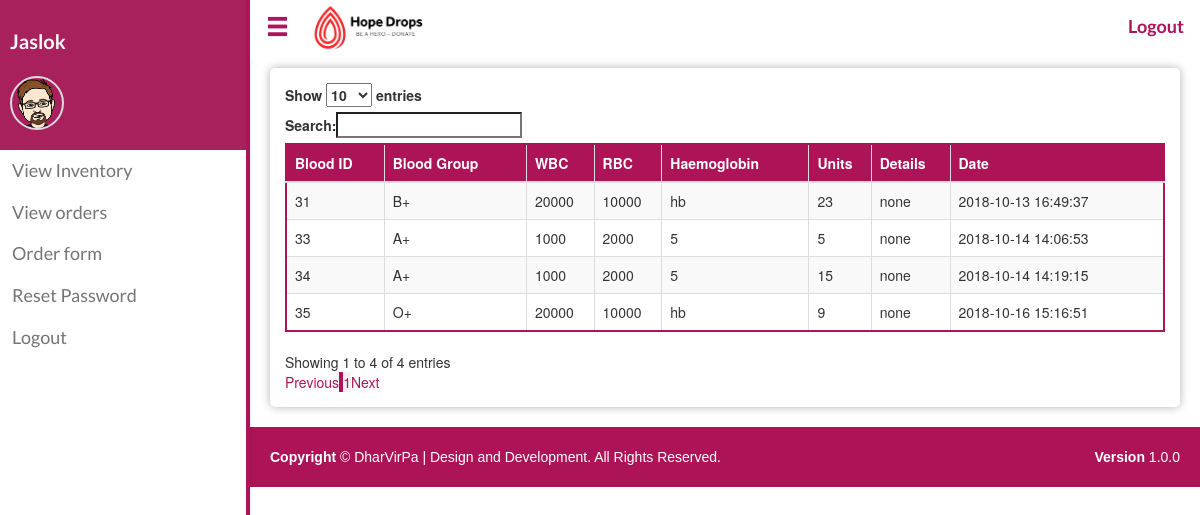
Screenshot of /inventory_hosp.php (signed in) with the database file from the repository.
### tables this page shows
CREATE TABLE `inventory` (
  `Inv_id` int(15) NOT NULL,
  `D_id` int(15) NOT NULL,
  `Wbc` varchar(30) NOT NULL,
  `Rbc` varchar(30) NOT NULL,
  `Haemoglobin` varchar(15) NOT NULL,
  `Blood_group` varchar(5) NOT NULL,
  `Units` float NOT NULL,
  `Comments` varchar(200) NOT NULL,
  `Date` timestamp NOT NULL DEFAULT CURRENT_TIMESTAMP,
  `Udate` timestamp NOT NULL DEFAULT CURRENT_TIMESTAMP
);

### inventory_hosp.php (the view, shortened to what this page needs)
<?php
include_once("connection.php");
?>
<?php
$query = "SELECT * FROM inventory where Units != 0";
$result = mysqli_query($conn,$query);
?>
<!DOCTYPE html>
<html>
<head>
    <link rel="stylesheet" href="https://maxcdn.bootstrapcdn.com/bootstrap/3.3.7/css/bootstrap.min.css">
    <link rel="stylesheet" type="text/css" href="https://cdn.datatables.net/1.10.19/css/dataTables.bootstrap.min.css">
    <link rel="stylesheet" type="text/css" href="./css/navbar_style.css">
    <link rel="stylesheet" type="text/css" href="./css/main.css">
</head>
<body>
  <?php include('./sidenav.php')?>
  <div id="main" class="shrink">
    <?php include('./horizontal-nav.php')?>
    <div class="box">
      <div class="table-responsive">
          <table id="example" class="table table-striped table-bordered table-hover" style="width:100%">
          <thead>
          <tr>
            <th>Blood ID</th>
            <th>Blood Group</th>
            <th>WBC</th>
            <th>RBC</th>
            <th>Haemoglobin</th>
            <th>Units</th>
            <th>Details</th>
            <th>Date</th>
          </tr>
          </thead>
          <?php
          if(mysqli_num_rows($result)>0)
          {
            while($row =mysqli_fetch_assoc($result))
            {
              echo "<tr>";
              echo "<td>".$row['Inv_id']."</td>";
              echo "<td>".$row['Blood_group']."</td>";
              echo "<td>".$row['Wbc']."</td>";
              echo "<td>".$row['Rbc']."</td>";
              echo "<td>".$row['Haemoglobin']."</td>";
              echo "<td>".$row['Units']."</td>";
              echo "<td>".$row['Comments']."</td>";
              echo "<td>".$row['Date']."</td>";
              echo"</tr>";
            }
          }
          else
          {
            echo "<div class='alert alert-warning'>No data to display</div>";
          }
          ?>
        </table>
      </div>
    </div>
   <?php include_once("footer.php") ?>
  </div>
</body>

### css/main.css (style rules this page uses)
body { padding-bottom: 0px; }

### inventory_hosp.php (style rules this page uses)
.box { box-shadow: 0 0 10px 0 rgba(0,0,0,0.3); margin-top: 0px; padding: 15px; border-radius: 5px; margin: 20px; margin-top: 68px; }
table.dataTable { border-color: #ad1457 !important; }
.table-bordered { border: 2px solid #ad1457 !important; }
.table>caption+thead>tr:first-child>td, .table>caption+thead>tr:first-child>th, .table>colgroup+thead>tr:first-child>td, .table>colgroup+thead>tr:first-child>th, .table>thead:first-child>tr:first-child>td, .table>thead:first-child>tr:first-child>th { background-color: #ad1457; color: white; }

### sidenav.php (style rules this page uses)
#main { transition: margin-left .5s; }
#main.shrink { margin-left: 250px; }

### rows the page displays
inventory: Inv_id "31", Blood_group "B+", Wbc "20000", Rbc "10000", Haemoglobin "hb", Units "23", Comments "none", Date "2018-10-13 16:49:37"
inventory: Inv_id "33", Blood_group "A+", Wbc "1000", Rbc "2000", Haemoglobin "5", Units "5", Comments "none", Date "2018-10-14 14:06:53"
inventory: Inv_id "34", Blood_group "A+", Wbc "1000", Rbc "2000", Haemoglobin "5", Units "15", Comments "none", Date "2018-10-14 14:19:15"
inventory: Inv_id "35", Blood_group "O+", Wbc "20000", Rbc "10000", Haemoglobin "hb", Units "9", Comments "none", Date "2018-10-16 15:16:51"

### other values shown
$_SESSION['Ename'] "Jaslok"
